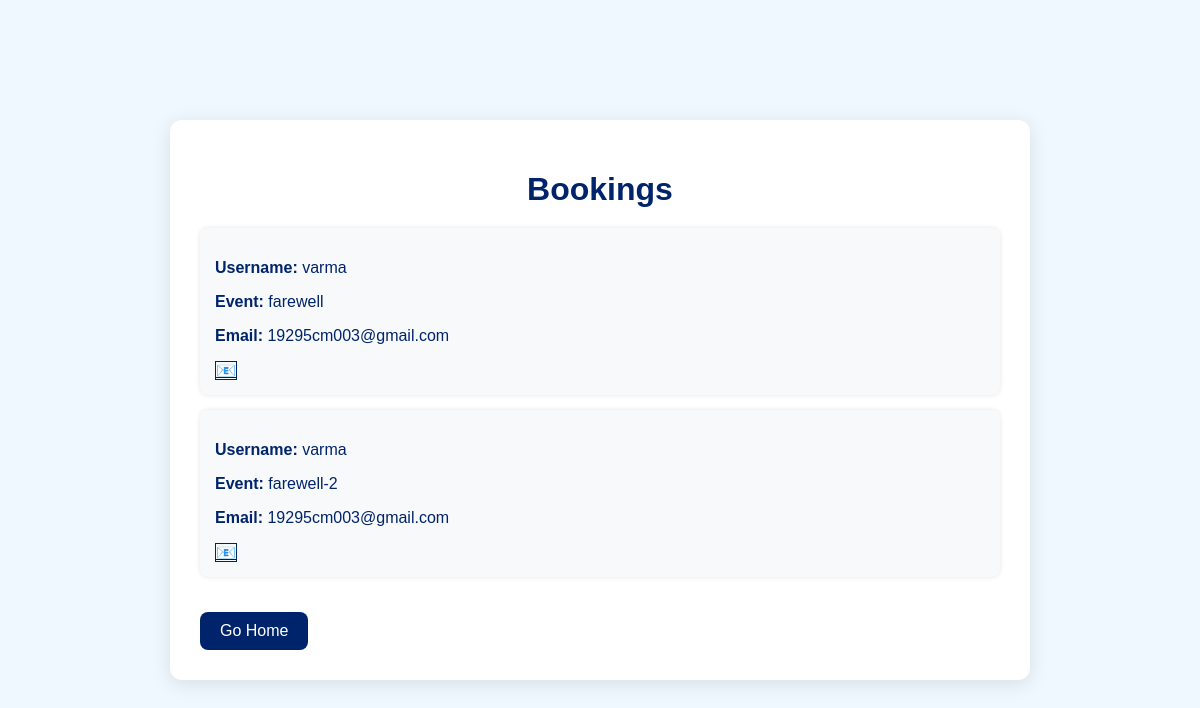
/getall (signed in), run on the app's committed database.
### models.py (models this page shows, shortened)
class BookEvent(db.Model):
    id = db.Column(db.Integer, primary_key=True)
    username = db.Column(db.String(50), db.ForeignKey('user.username', ondelete='CASCADE'), nullable=False)
    event_id = db.Column(db.Integer, db.ForeignKey('event.id', ondelete='CASCADE'), nullable=False)
    mail = db.Column(db.String(100), nullable=False)  # Store mail directly here for clarity

class Event(db.Model):
    id = db.Column(db.Integer, primary_key=True)
    event_name = db.Column(db.String(100), nullable=False)
    capacity = db.Column(db.Integer, nullable=False)
    location = db.Column(db.String(100), nullable=False)
    price_per_hour = db.Column(db.Float, nullable=False)
    status = db.Column(db.Boolean, default=True)
    mail = db.Column(db.String(100), db.ForeignKey('user.mail'), nullable=True)  # ForeignKey to User's mail
    book_events = db.relationship('BookEvent', backref='event', cascade='all, delete-orphan')

class User(db.Model):
    id = db.Column(db.Integer, primary_key=True)
    username = db.Column(db.String(50), unique=True, nullable=False)
    password = db.Column(db.String(100), nullable=False)
    mail = db.Column(db.String(100), unique=True, nullable=False)
    role = db.Column(db.String(20), default='USER')
    book_events = db.relationship('BookEvent', backref='user', cascade='all, delete-orphan', foreign_keys='BookEvent.username')

### app.py (the view)
@app.route("/getall")
def getall():
    if not is_logged_in():
        return redirect(url_for('login'))
    if session["role"] == "ADMIN":
        bookings = BookEvent.query.all()
        bookings = getIterable(bookings)
        return render_template("bookings.html", books=bookings)
    user_bookings = BookEvent.query.filter_by(username=session["user"]).all()
    user_bookings = getIterable(user_bookings)
    return render_template("bookings.html", books=user_bookings)

### app.py (called while the page is built)
def is_logged_in():
    return 'user' in session

def getName(id):
    event = Event.query.get(id)
    return event.event_name

def getRole():
    return session["role"]

def getIterable(iterable):
    res = []
    for item in iterable:
        res.append(
            {
                "user" : item.username,
                "event" : getName(item.event_id),
                "mail" : item.user.mail,
                "role" : getRole()
            }
        )
    return res

### templates/bookings.html (shortened to what this page needs)
<!DOCTYPE html>
<html lang="en">
<head>
</head>
<body>
    <div class="bookings-container">
        <h1>Bookings</h1>
        {% for i in books %}
                <div class="booking-item">
                    <p><strong>Username:</strong> {{ i.user }}</p>
                    <p><strong>Event:</strong> {{ i.event }}</p>
                    {% if i.role == 'ADMIN' %}
                        <p><strong>Email:</strong> {{ i.mail }}</p>
                        <a href="/mail-form/{{ i.mail }}" style="border: 1px #00246B solid;">📧</a>
                    {% endif %}
                </div>
        {% endfor %}
        <a href="/home" class="back-link">Go Home</a>
    </div>
</body>
</html>

### templates/bookings.html (style rules this page uses)
body { font-family: Arial, sans-serif; background-color: #F0F8FF; margin: 0; padding: 0; display: flex; justify-content: center; align-items: center; height: 100vh; }
.bookings-container { background-color: #FFFFFF; padding: 30px; border-radius: 12px; box-shadow: 0px 4px 20px rgba(0, 0, 0, 0.1); width: 100%; max-width: 800px; }
.bookings-container h1 { font-size: 2rem; color: #00246B; text-align: center; margin-bottom: 20px; }
.booking-item { background-color: #F8F9FA; padding: 15px; border-radius: 8px; margin-bottom: 15px; box-shadow: 0 0 5px rgba(0, 0, 0, 0.1); }
.booking-item p { font-size: 1rem; color: #00246B; }
.back-link { display: inline-block; padding: 10px 20px; margin-top: 20px; text-decoration: none; background-color: #00246B; color: white; border-radius: 8px; text-align: center; font-size: 1rem; }

### data on the page
BookEvent: user "varma"
Event: event "farewell"
User: mail "19295cm003@gmail.com" "19295cm003@gmail.com"
BookEvent: user "varma"
Event: event "farewell-2"
